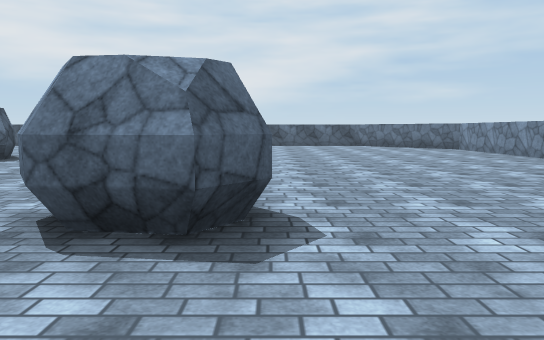
view 1 (above)

21 first-person views from a walk through a Unity game level. The camera is 1.4 m above the floor, tilts 6° down and sees 70° across. The floor is counted in squares, 2 m on a side. Each view is taken from the middle of a square. On the plan, view 1 faces up. The plan holds only what a view shows up to about 11 squares ahead; the rest is blank. Surface patterns are stand-ins for the level's own textures.

view 2
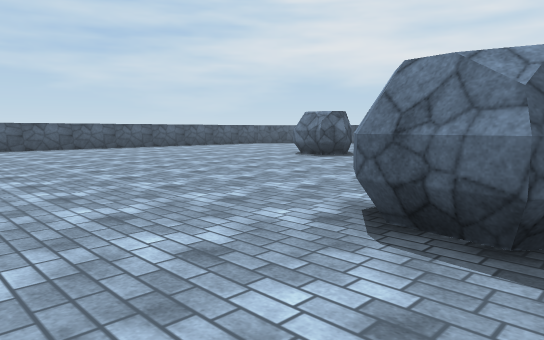

view 3
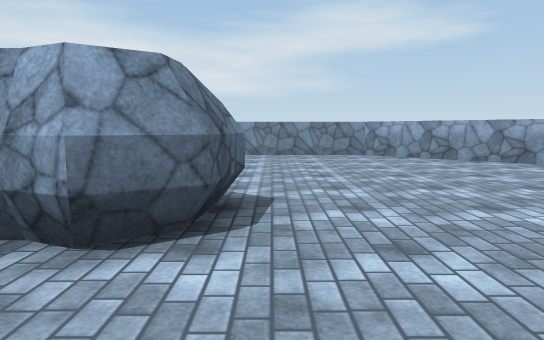

view 4
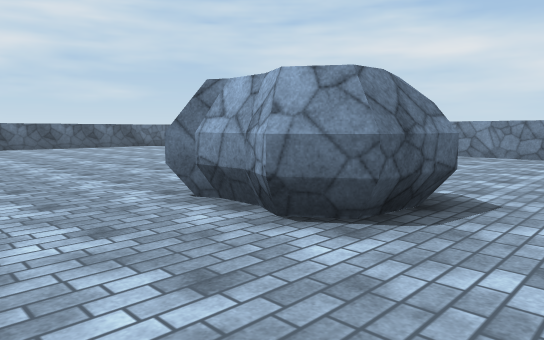

view 5
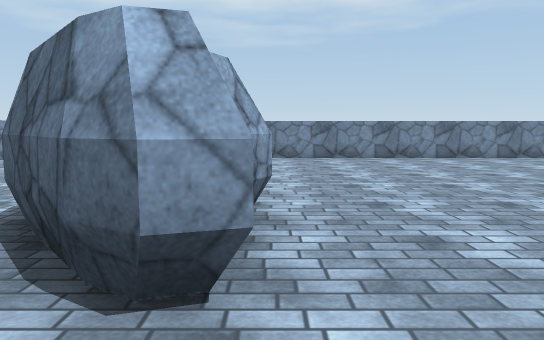

view 6
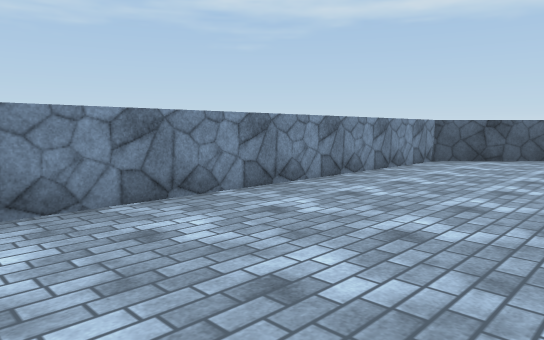

view 7
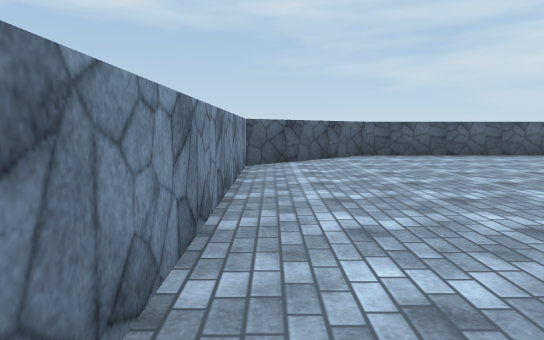

view 8
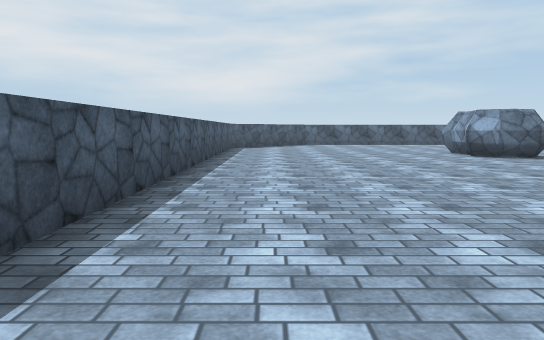

view 9
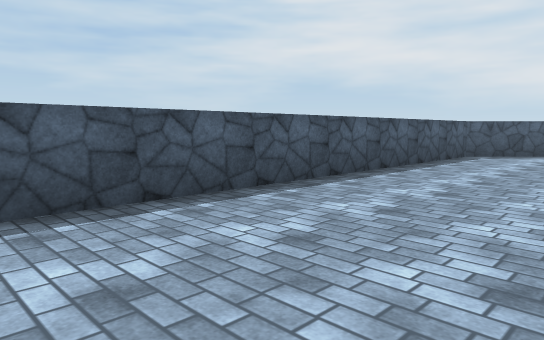

view 10
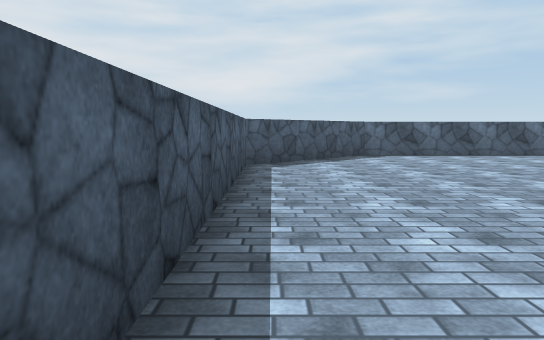

view 11
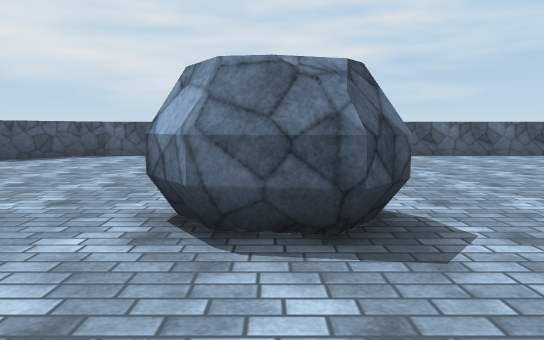

view 12
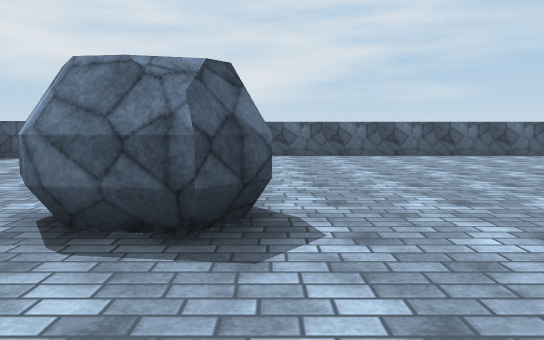

view 13
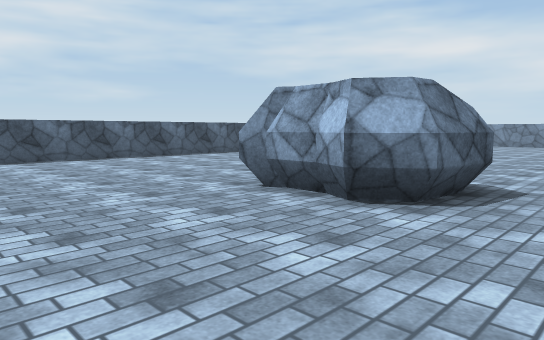

view 14
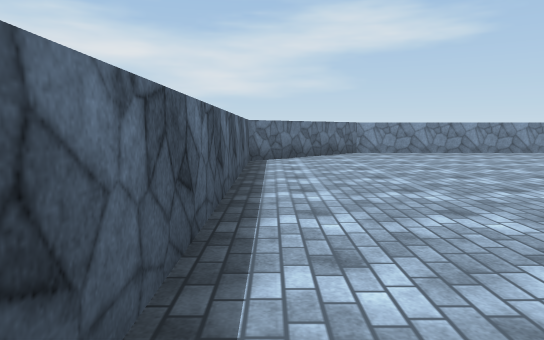

view 15
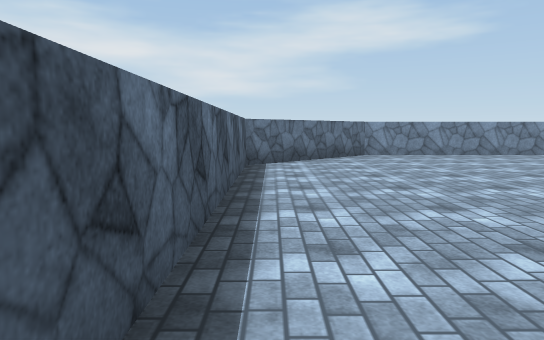

view 16
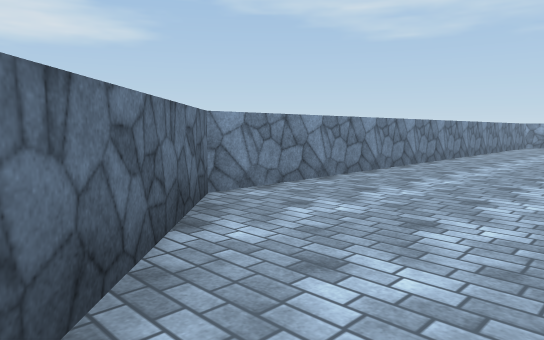

view 17
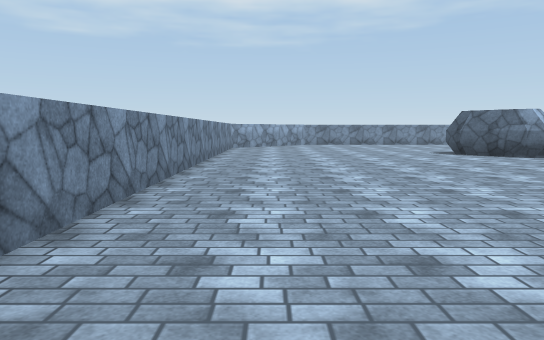

view 18
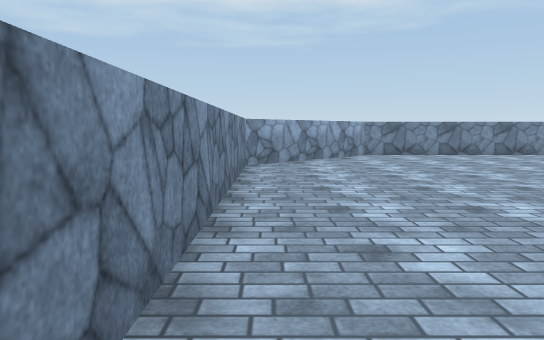

view 19
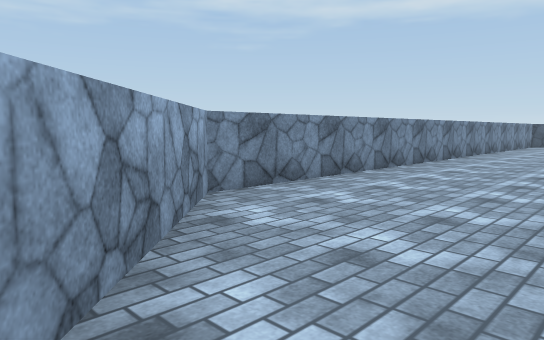

view 20
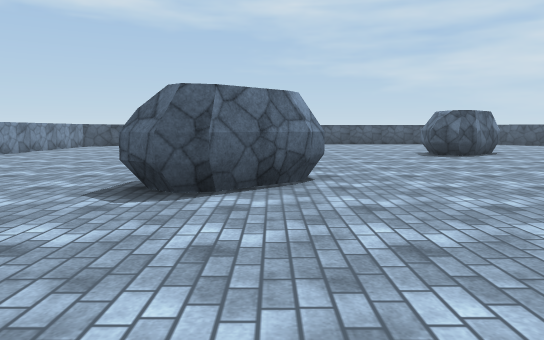

view 21
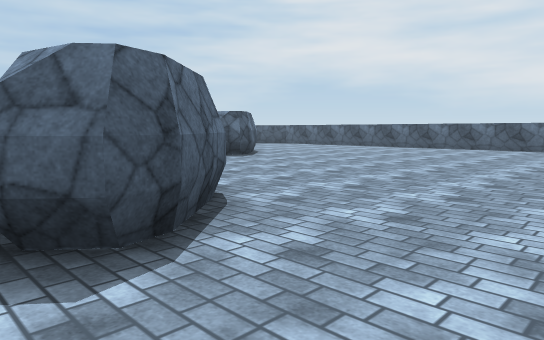

### Floor plan
Points are (right, up) in squares from view 1. A wall is a line through its corners. A room is listed if a view was taken in it or the views show most of it. See-through windows are left out.
Room 1 (views 1, 2, 3, 4, 5, 6, 7, 8, 9, 10, 11, 12, 13, 14, 15, 16, 17, 18, 19, 20, 21)
walls: (-11.5, 16.5) (-14.5, 13.5) (-14.5, -0.5) (-11.5, -3.5) (3.5, -3.5) (6.5, -0.5) (6.5, 13.5) (3.5, 16.5) (-11.5, 16.5)
objects: other object (-8, 9) to (-6, 10); other object (-2, 3) to (0, 4)

Where each view was taken, in squares from view 1:
view 1: 0 up, 0 right, facing up
view 2: 0 up, 0 right, facing up-left
view 3: 2 up, 4 left, facing right
view 4: 1 up, 4 left, facing up-right
view 5: 6 up, 2 left, facing down
view 6: 0 up, 3 left, facing down-left
view 7: 3 down, 4 left, facing left
view 8: 1 down, 13 left, facing up
view 9: 3 up, 11 left, facing up-left
view 10: 6 up, 14 left, facing up
view 11: 6 up, 7 left, facing up
view 12: 6 up, 6 left, facing up
view 13: 7 up, 11 left, facing up-right
view 14: 16 up, 5 left, facing right
view 15: 16 up, 4 left, facing right
view 16: 16 up, 3 right, facing down-right
view 17: 14 up, 5 right, facing down
view 18: 7 up, 6 right, facing down
view 19: 0 up, 6 right, facing down-left
view 20: 4 up, 4 right, facing left
view 21: 2 up, 2 right, facing up-left
